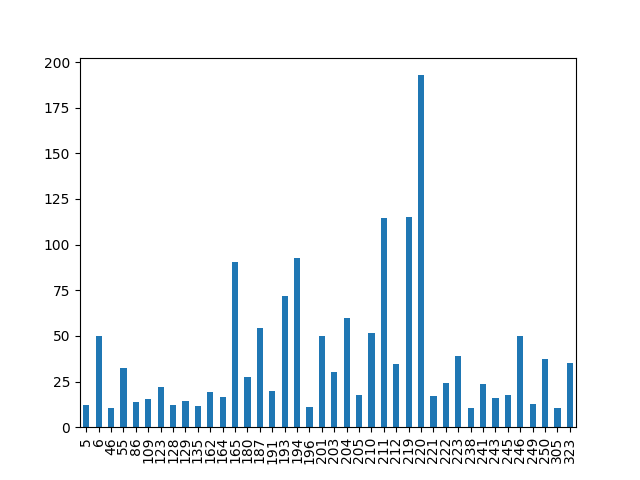

The script that saved this image:
import pandas as pd

def main():
    df = pd.read_csv("./lec17/weather_146_2020-2020.csv")
    print(df[df[' month'] == 8][" tavg"].mean())
    ax=df[df[" rainfall"]>10][" rainfall"].plot.bar()
    ax.figure.savefig("./lec17/pandas_rainfall.png")

if __name__=="__main__":
    main()